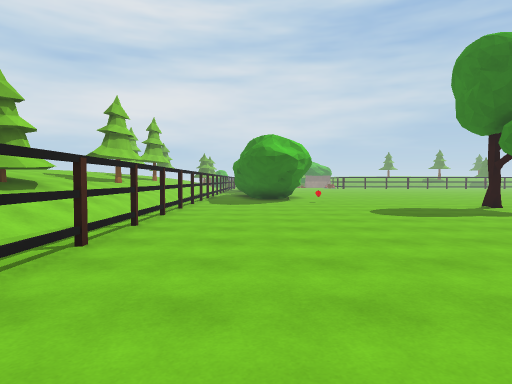
View 1 (above)

24 first-person views from a walk through a scene from a Unity 3-D project. The camera is 1.4 m above the floor, tilts 2° down and sees 75° across. The floor is counted in squares, 1.49 m on a side. Each view is taken from the middle of a square. On the plan, view 1 faces up. The plan holds only what a view shows up to about 12 squares ahead; the rest is blank. The place goes on beyond the plan. The player is left out. Some animated figures are left out.

View 2
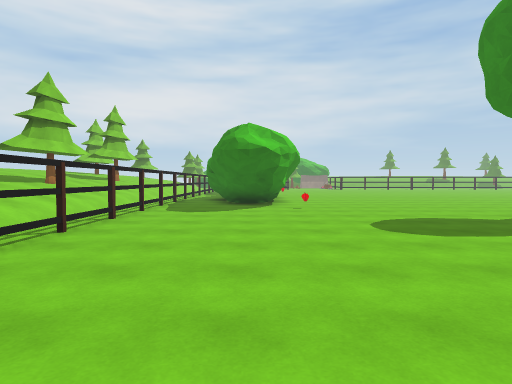

View 3
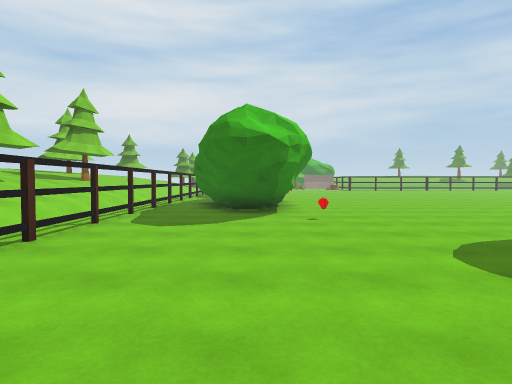

View 4
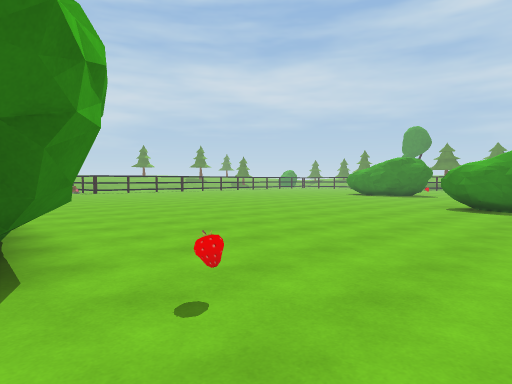

View 5
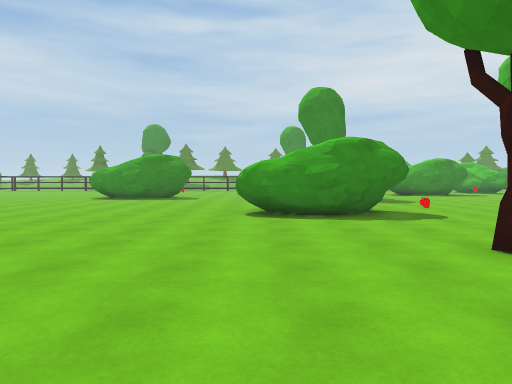

View 6
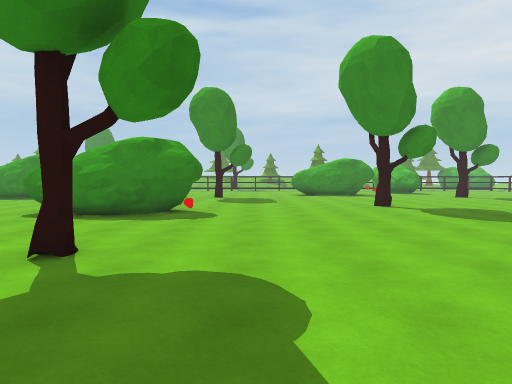

View 7
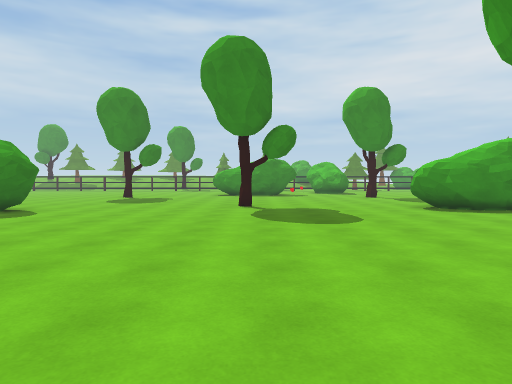

View 8
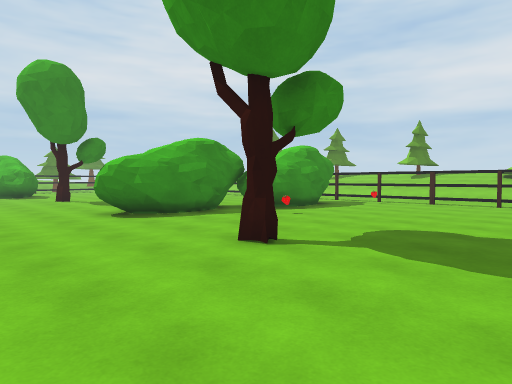

View 9
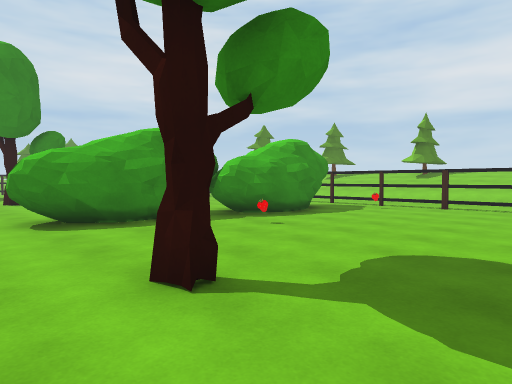

View 10
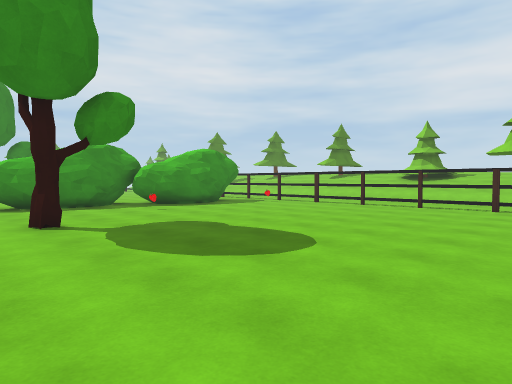

View 11
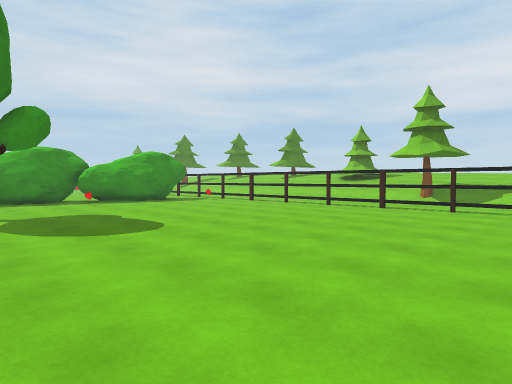

View 12
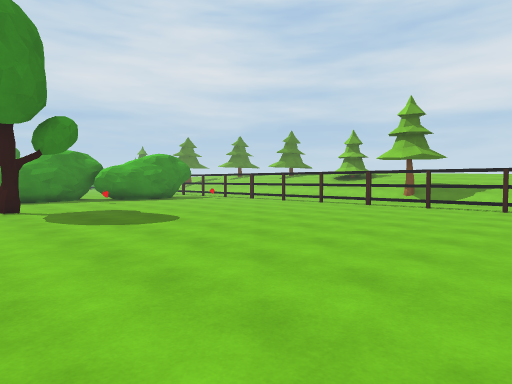

View 13
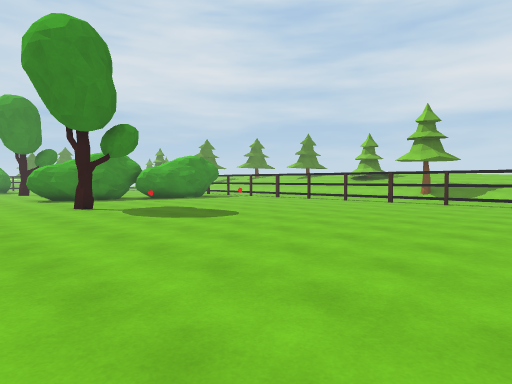

View 14
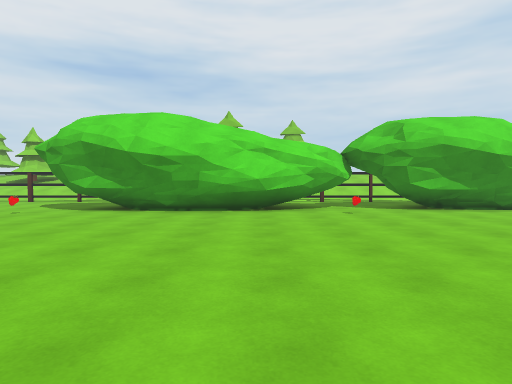

View 15
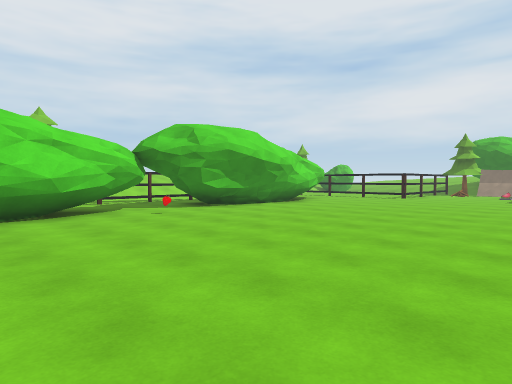

View 16
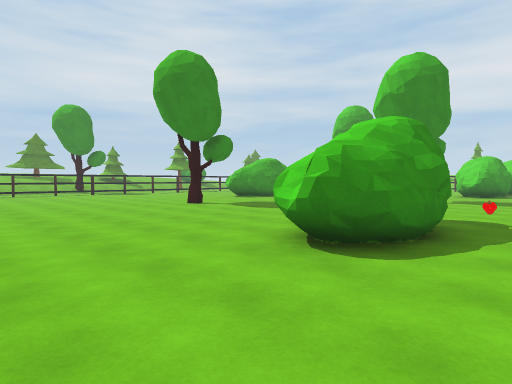

View 17
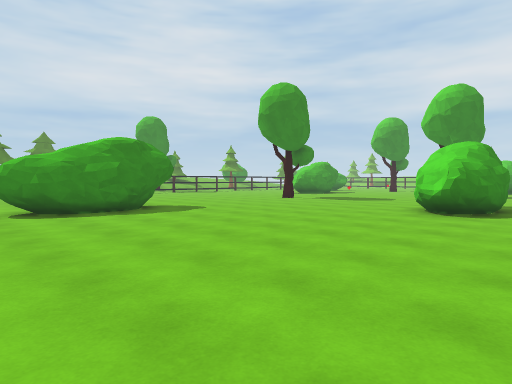

View 18
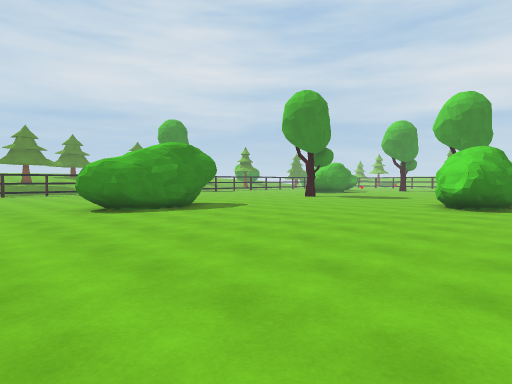

View 19
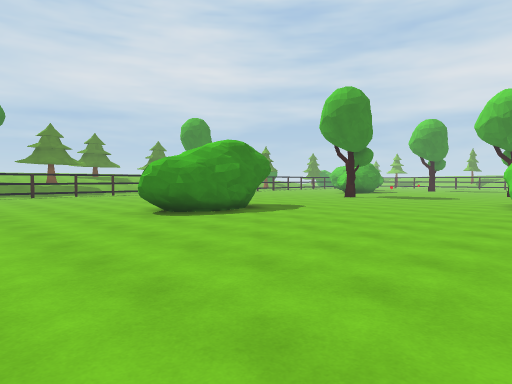

View 20
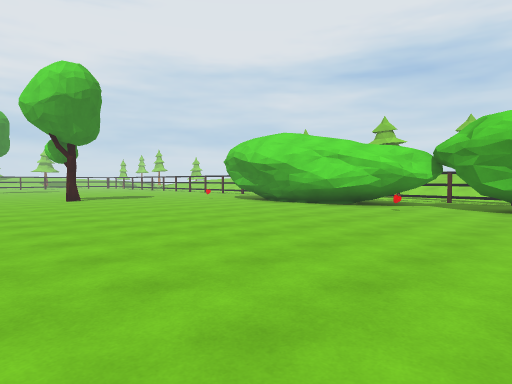

View 21
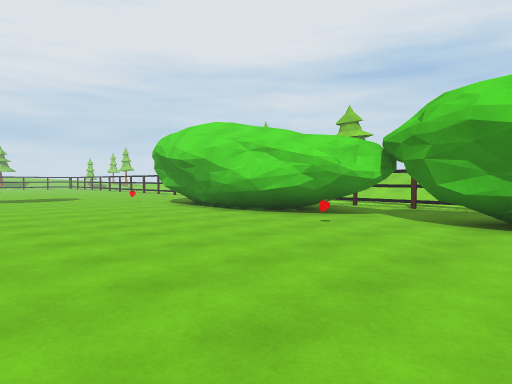

View 22
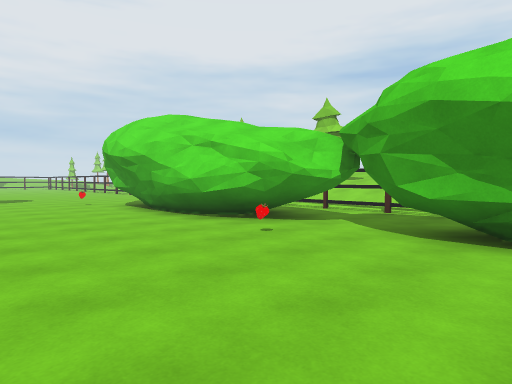

View 23
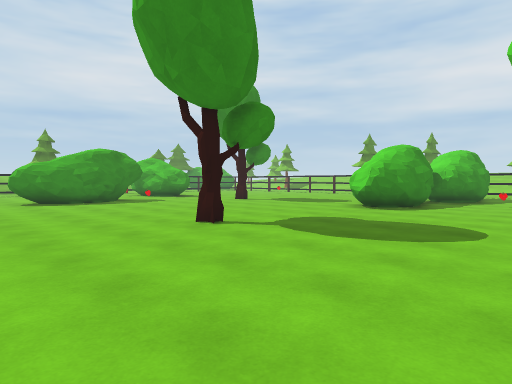

View 24
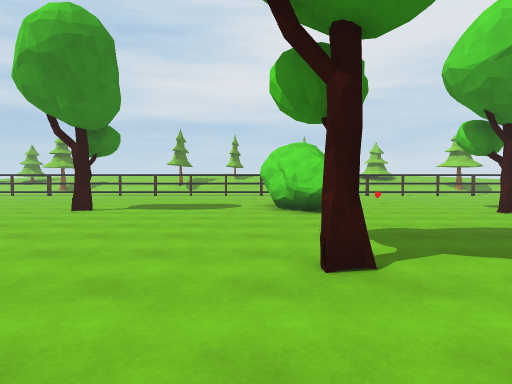

### Floor plan
Key: @ floor where view 1 was taken; # wall or solid block; x gap in a wall; . main floor; : floor 0.25 m higher than the main floor; + floor 0.5 m higher than the main floor; = window, fence, low wall or low ledge; ^ raised ledge; T thing the floor can be seen under or through; O other object.
Columns run from 5 left of view 1 to 22 right of it. Each row starts with its distance up from view 1.
 28        O......... . ...
 27       #O....................
 26    ..OOO....................
 25  +#...x.....................
 24  +#..OO.=..................O
 23  +#. OO...................OO
 22  +#.  #O..................O
 21   #.   O..................#
 20        #..................O
 19        #...................O
 18  +#.O  #...................
 17  +#.###O....................
 16 #+#..O#O....................
 15 O+#...OO..........OO........
 14 ^+#.....=.........OOO.......
 13 #+#...............O O.......
 12 #+#..........O....## ......
 11  :#..........O....OO.. ...
 10 #:#...................
  9 O:#...................
  8 #:#.......................
  7  .#.........................
  6  .#.........................
  5  .#....... .................
  4   #....... ..........O......
  3   #......  ................
  2    .....   .................
  1     ........................
  0    ..@......................
 -1    .................O.......
 -2    ............O....OO.....O
 -3    ................O O......
 -4    ................O  O.....
 -5     .............=..#
 -6     ...............OO
 -7     ..............OO
 -8     ..............O
 -9     ..............O
-10     ...............O
-11      ............=.
-12      TTTTTTTTTTTT#
-13      .......  ..
-14         O#

Where each view was taken, in squares from view 1:
view 1: 0 up, 0 right, facing up
view 2: 3 up, 1 right, facing up
view 3: 6 up, 1 right, facing up
view 4: 12 up, 1 right, facing up-right
view 5: 15 up, 4 right, facing right
view 6: 9 up, 4 right, facing right
view 7: 4 up, 4 right, facing right
view 8: 2 up, 6 right, facing down-right
view 9: 0 up, 7 right, facing down-right
view 10: 0 up, 2 right, facing down-right
view 11: 1 down, 1 left, facing down-right
view 12: 0 up, 2 left, facing down-right
view 13: 2 up, 2 left, facing down-right
view 14: 21 up, 12 right, facing left
view 15: 19 up, 11 right, facing up-left
view 16: 19 up, 11 right, facing down-right
view 17: 25 up, 11 right, facing down-right
view 18: 27 up, 11 right, facing down-right
view 19: 28 up, 13 right, facing down-right
view 20: 28 up, 13 right, facing down-left
view 21: 28 up, 9 right, facing down-left
view 22: 28 up, 7 right, facing down-left
view 23: 9 up, 10 right, facing down-right
view 24: 8 up, 17 right, facing down
